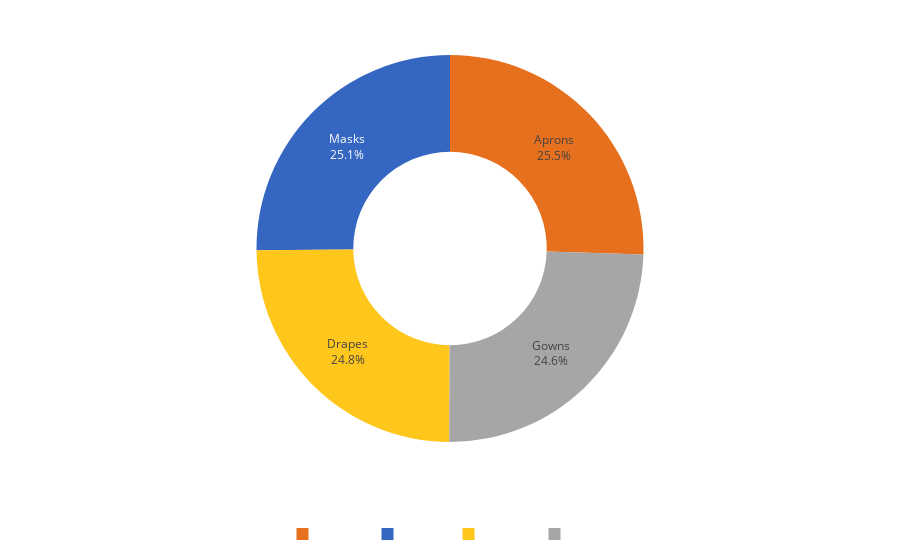

Notebook code for this chart:
### Code cell
fig = px.pie(
        df_donut, 
        names= 'Item', 
        values = 'Processing Efficiency', 
        hole = 0.5, 
        color_discrete_sequence = ['#e6701d', '#3566c1', '#ffc61c', '#a7a6a7'],
        title = "<b>Sum of Carbon Savings / item<b>")
fig.update_layout(
        title = dict(font_size = 25, x = 0.5, xanchor = 'center'),
        margin = dict(t = 55),
        plot_bgcolor = 'rgba(0, 0, 0, 0)', 
        paper_bgcolor = 'rgba(0, 0, 0, 0)', 
        font = dict(color = 'white'), 
        legend = dict(orientation = 'h', title = '', x = 0.5, xanchor = 'center', y = -0.2))
fig.update_traces(textposition='inside', textinfo='percent+label')
fig.show()

### Figure 1 — Plotly figure (JSON) as saved in the notebook; plotly's stock layout.template omitted (floating-point values rounded to 4 significant figures)
{"data": [{"domain": {"x": [0, 1], "y": [0, 1]}, "hole": 0.5, "hovertemplate": "Item=%{label}<br>Processing Efficiency=%{value}<extra></extra>", "labels": ["Aprons", "Drapes", "Gowns", "Masks"], "legendgroup": "", "name": "", "showlegend": true, "textinfo": "percent+label", "textposition": "inside", "type": "pie", "values": [10.1, 9.82, 9.73, 9.96]}], "layout": {"font": {"color": "white"}, "legend": {"orientation": "h", "title": {"text": ""}, "tracegroupgap": 0, "x": 0.5, "xanchor": "center", "y": -0.2}, "margin": {"t": 55}, "paper_bgcolor": "rgba(0, 0, 0, 0)", "piecolorway": ["#e6701d", "#3566c1", "#ffc61c", "#a7a6a7"], "plot_bgcolor": "rgba(0, 0, 0, 0)", "title": {"font": {"size": 25}, "text": "<b>Sum of Carbon Savings / item<b>", "x": 0.5, "xanchor": "center"}}}
